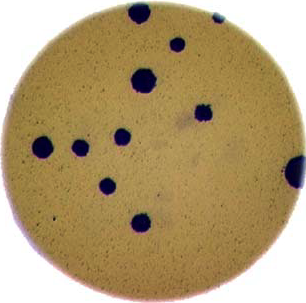
#> input picture data/colonies-01.tif, 306 x 303 px
$ jupyter execute --allow-errors basic_work.ipynb   (shell and % lines are left out)
#> lines starting #> are read from the running program, lines starting #| are printed output that depends on the picture; after the words box and inside, x2 and y2 are one past the last pixel; in counts of white or black regions, pixels touching at a corner belong together
# Image Processing
## Setup before class
1. conda upgrade -y scikit-image - main library used for image processing
2. conda install -c conda-forge ipympl - enabling interactive tools in Jupyter Lab
3. %matplotlib widget - enabling the ipyml backend, jupyter command that tells it to show an interactive image when using matplotlib
4. data, sample images used in this workshop are available [here](https://figshare.com/articles/dataset/Data_Carpentry_Image_Processing_Data_beta_/19260677)

## Links
1. [Image Basics](#basic)
2. [Image Compression and Formats](#compress)
3. [Working with skimage](#skimage)

[cell 1]
# Test
import skimage.io
import matplotlib.pyplot as plt

# load an image
image = skimage.io.imread(fname='data/colonies-01.tif')
#> image is the input picture: shape (303, 306, 3); mean R, G, B 177.7, 155.8, 113.9

# display the image
fig, ax = plt.subplots()
plt.imshow(image, cmap='gray')

## Image Basics
<a id='basic'></a>

[Class Schedule and Notes](https://datacarpentry.org/image-processing/) <br>

- images are made of pixels - discrete image unit elements.
- each pixel has one color associated with it and there can be a gradient of colors from one pixel to another
- matrices and arrays are used to work with image data
- we use a left handed coordinates and not cartesian coordinates
- cx,ry is how we refer to pixels in an image

>        Important Functions
>        - imread()
>        - plt.imshow()
>        - imsave()
>        - transform.resize()
>        - img_as_ubyte()
>        - color.rgb2gray()

[cell 2]
#Required libraries and functions
import numpy as np
from skimage.io import imread, imsave
import skimage.io
import matplotlib.pyplot as plt

#> (a cell that did not finish here is left out)

#> (a cell that did not finish here is left out)

[cell 5]
fig, ax = plt.subplots()
#> (the rest of this cell did not finish here and is left out)

[cell 6]
fig, ax = plt.subplots()
#> (the rest of this cell did not finish here and is left out)

- 0-255 numbers to introduces colors/shades

#> (a cell that did not finish here is left out)

[cell 8]
pseudorandomizer = np.random.RandomState(2021) #so we can get the same results, we fix the random state
checkerboard = pseudorandomizer.randint(0,255,size=(4,4,3)) #created a 4 x 4 matrix with 3 color channels (rgb), knows by default that 3 is rgb.
fig, (ax1,ax2) = plt.subplots(2,2)

ax1[0].imshow(checkerboard)

#let's show only the red channel by setting only red to 1 and the other channels to 0
red_channel = checkerboard * [1,0,0]
ax1[1].imshow(red_channel)

blue_channel = checkerboard * [0,0,1]
ax2[0].imshow(blue_channel)

green_channel = checkerboard * [0,1,0]
ax2[1].imshow(green_channel)
# print(checkerboard)
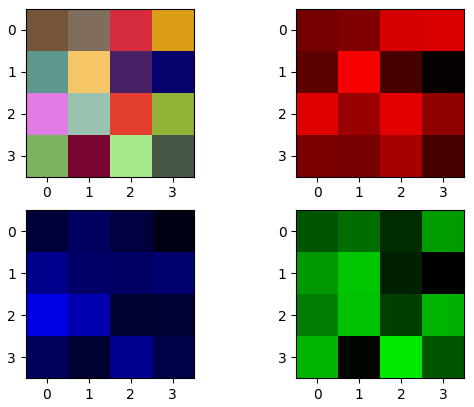
#> figure drawn by matplotlib, 4 panels

>1. 255,0,0 is red
>2. 0,255,0 is green
>3. 0,0,255 is blue
>4. 0,0,0 is black
>5. 1,1,1 is white
>6. 128,128,128 is grey, if all three values are set to equal, we get shades of gray

<a id ='compress'></a>
## Image formats and Compression

Formats :

1. BMP : Device Independent Bit Map
2. JPEG : Joint Photographic Experts Group
3. TIFF : Tagged Image File Format

Compression :
1. Lossy - we lose some info (JPEG - we can control lossness, PNG, TIFF)
2. Lossless - we lose no info about the image (PNG, BMP, TIFF)

- TIFF, JP and PNG have a lot of metadata - where was this image taken? etc

> Question : Imagine that we have a fairly large, but very boring image: a 5,000 × 5,000 pixel image composed of nothing but white pixels. If we used an uncompressed image format such as BMP, with the 24-bit RGB colour model, how much storage would be required for the file? <br>
> <br>

              Solution :   5000 x 5000 x 3 (rgb) = 75 MB (8/8 conver to bits then bytes)

[cell 9]
dim = 5000

img = np.zeros((dim, dim, 3), dtype="uint8") #unsigned 8 bit integer
img.fill(255)

imsave(fname="data/ws.bmp", arr=img)
imsave(fname="data/ws.jpg", arr=img)

## Working with skimage
<a id = 'skimage'></a>
### Resize Image

[cell 10]
chair = imread('data/chair.jpg')
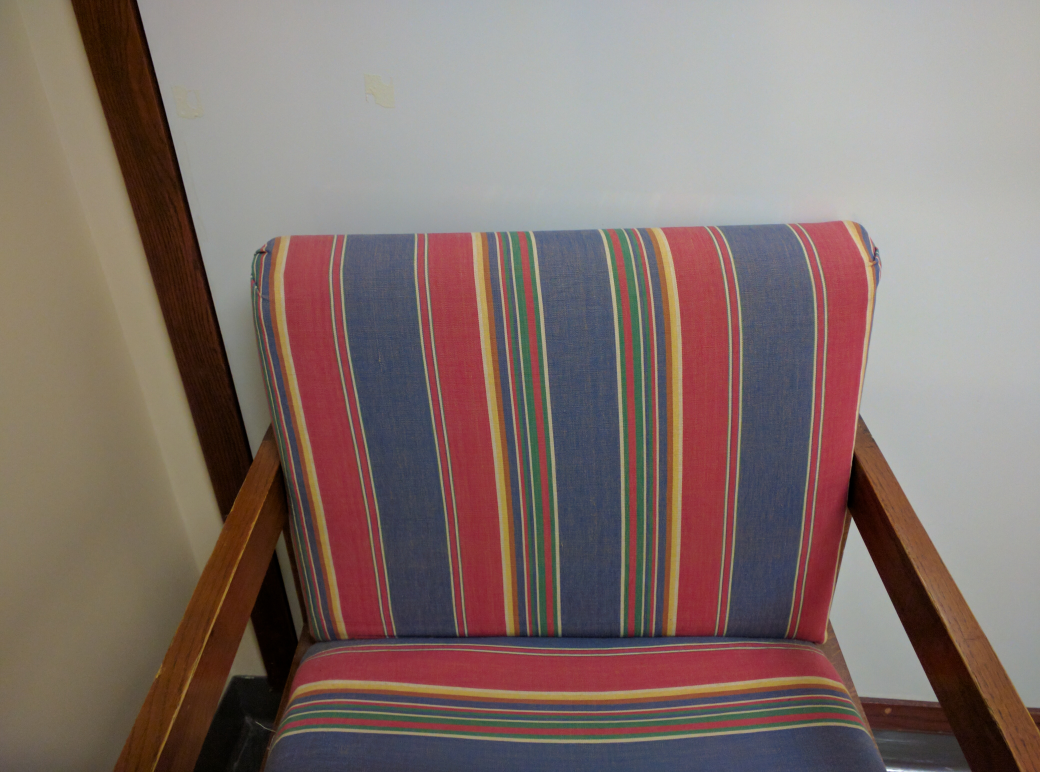
#> input picture data/chair.jpg, 4160 x 3088 px (shown at 1/4 size)
#> chair is the input picture: shape (3088, 4160, 3); mean R, G, B 130.6, 113.4, 108.5
chair.shape
#> Out = (3088, 4160, 3)

[cell 11]
new_shape = (chair.shape[0] //10, chair.shape[1]//10 , chair.shape[2])
#> new_shape = (308, 416, 3)
new_shape
#> Out = (308, 416, 3)

[cell 12]
small = skimage.transform.resize(chair,output_shape = new_shape)
small.shape
#> Out = (308, 416, 3)

[cell 13]
print(small.dtype)
#| float64
small = skimage.img_as_ubyte(small) # back 0-255 unsigned int format not float64
print(small.dtype)
#| uint8
#Note that it is often better to use image values represented by floating point values, because using floating point numbers is numerically more stable.

[cell 14]
fig,(ax1,ax2) = plt.subplots(1,2)
ax1.imshow(chair)
ax2.imshow(small)
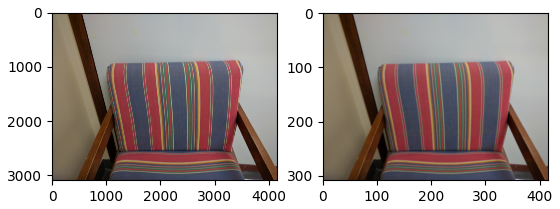
#> figure drawn by matplotlib, 2 panels

### Manipulating Pixels

[cell 15]
#keeping only high intensity pixels
maize_root = imread('data/maize-root-cluster.jpg')
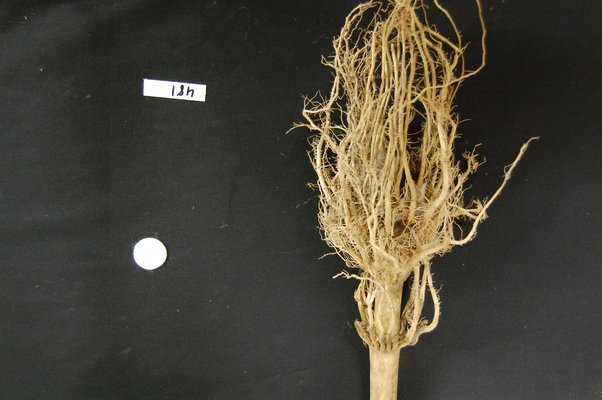
#> input picture data/maize-root-cluster.jpg, 602 x 400 px
#> maize_root is the input picture: shape (400, 602, 3); mean R, G, B 70.5, 66.4, 54.5
fig,(ax1,ax2) = plt.subplots(1,2)
ax1.imshow(maize_root)
maize_root[maize_root<128] = 0
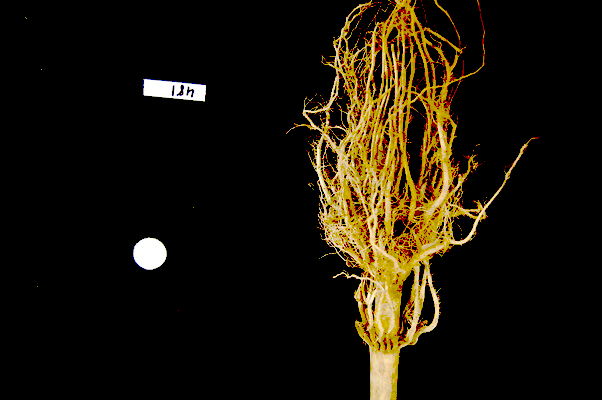
#> maize_root: shape (400, 602, 3); mean R, G, B 27.3, 20.7, 7.7
ax2.imshow(maize_root)

[cell 16]
#converting an image to grayscale
chair = imread('data/chair.jpg')
fig,(ax1,ax2) = plt.subplots(1,2)
ax1.imshow(chair,cmap='gray')
gray_image = skimage.color.rgb2gray(chair) #gray scale adds up the 3 channels in a way that matches human perception
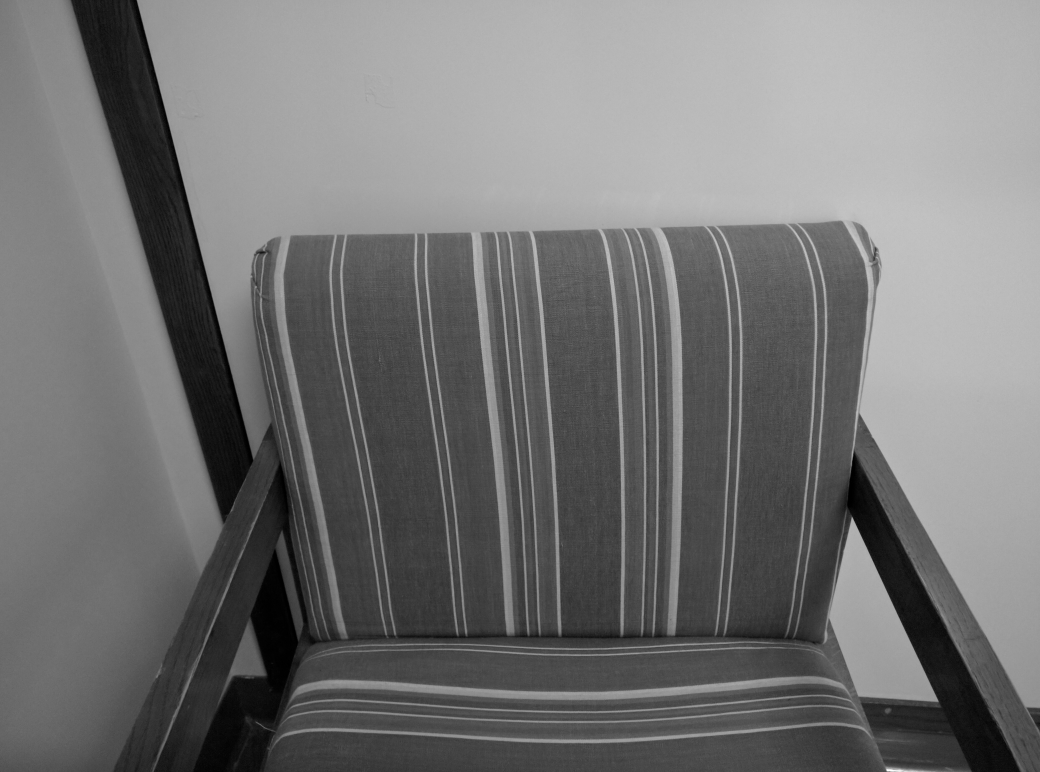
#> gray_image: shape (3088, 4160) float64 (shown at 1/4 size); min 0, max 1, mean 0.458
ax2.imshow(gray_image,cmap='gray')

[cell 17]
image = skimage.io.imread(fname="data/chair.jpg", as_gray=True) #we can also read an image as gray

# display grayscale image
fig, ax = plt.subplots()
plt.imshow(image, cmap="gray")

#> (a cell that did not finish here is left out)

[cell 19]
#Access via slicing
board = skimage.io.imread(fname="data/board.jpg")
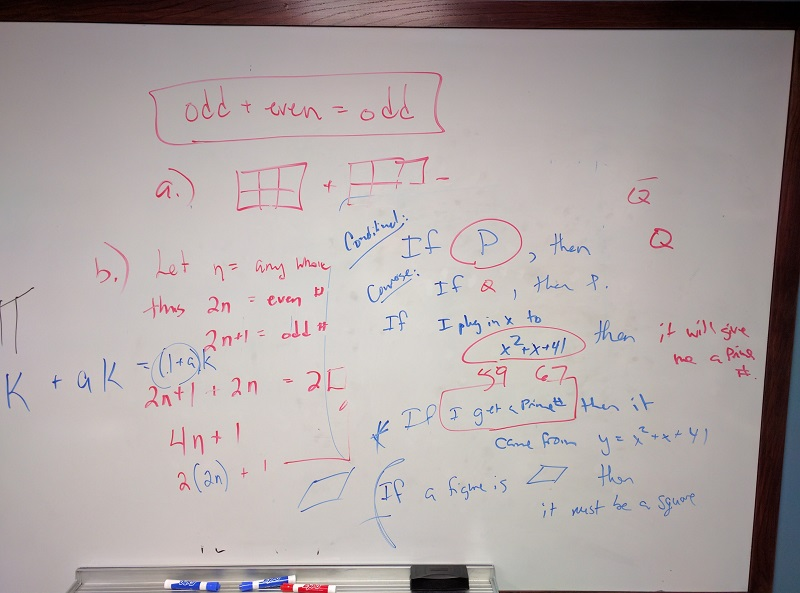
#> input picture data/board.jpg, 800 x 593 px
#> board is the input picture: shape (593, 800, 3); mean R, G, B 174.7, 165.6, 165.2
fig, ax = plt.subplots(3,1)
ax[0].imshow(board)
clip = board[60:151, 135:481, :]
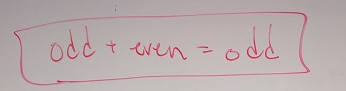
#> clip: shape (91, 346, 3); mean R, G, B 185.1, 171.8, 172.6
ax[1].imshow(clip)
color = board[330, 90]
#> color = [198, 189, 190]
board[60:151, 135:481] = color
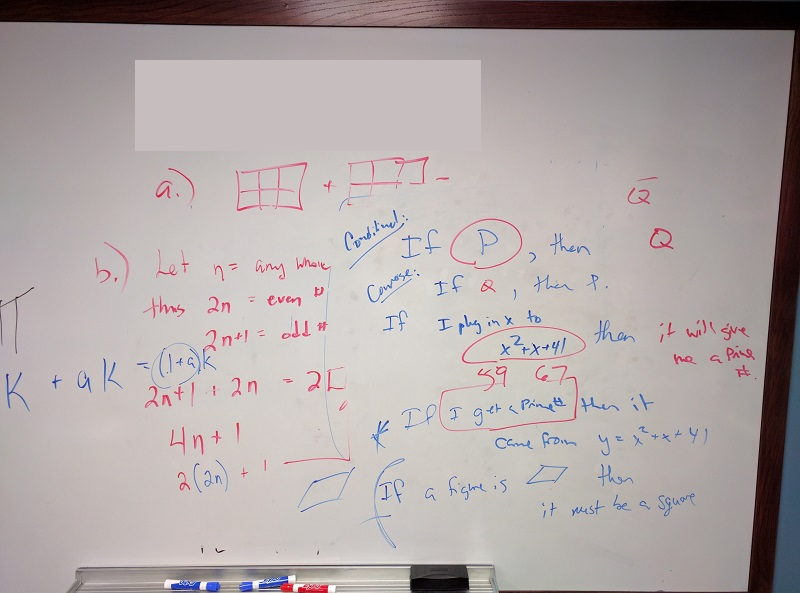
#> board: shape (593, 800, 3); 6.64% of pixels changed, all inside (x1, y1, x2, y2) = (135, 60, 481, 151)
ax[2].imshow(board)

[cell 20]
maize_root = imread('data/maize-root-cluster.jpg')
fig,ax = plt.subplots(1,2)
ax[0].imshow(maize_root)
clip = maize_root[:, 210:, :]
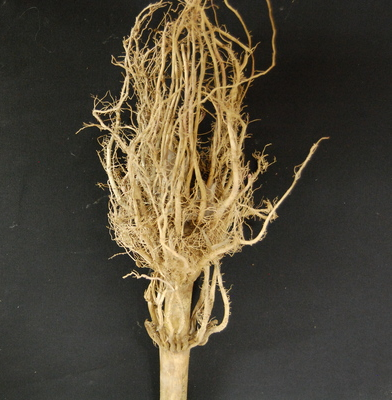
#> clip: shape (400, 392, 3); mean R, G, B 78.4, 71.1, 55.3
ax[1].imshow(clip)
